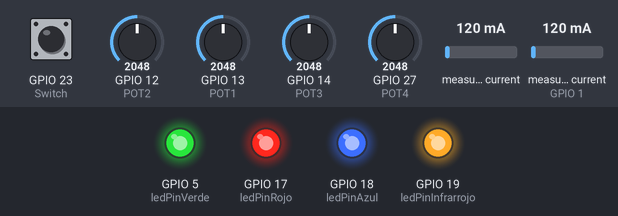
Bench run of a sketch on a simulated ESP32. Shown: output pins drawn as LEDs (lit = HIGH). The inputs (shaded band) are chosen by the test bench; at power-on: measured current 120 mA, measured current (sensor on GPIO 1) 120 mA, GPIO 23 (Switch) LOW, GPIO 12 (POT2) = 2048, GPIO 13 (POT1) = 2048, GPIO 14 (POT3) = 2048, GPIO 27 (POT4) = 2048. What the sketch prints to the serial monitor is not drawn.

Above: at 1.2 s.
1.3 s: measured current (sensor 0) set to 170 mA
At 3.02 s:
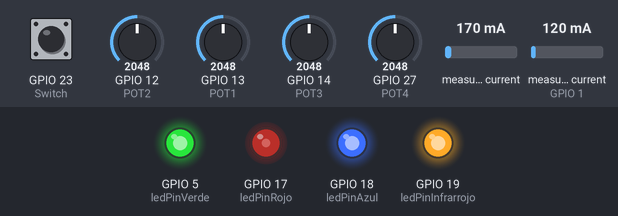
4.3 s: measured current (sensor on GPIO 1) set to 1000 mA
At 5.5 s:
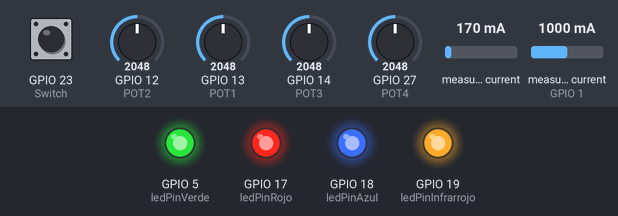
5.9 s: measured current (sensor on GPIO 1) set to 330 mA
At 7.76 s:
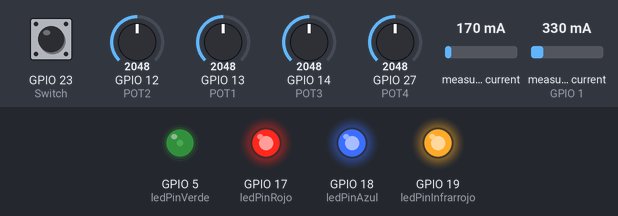
8.9 s: GPIO 23 (Switch) pulled HIGH for 0.15 s
Timing chart, 0 to 11.5 s (numbered marks = the images above; inputs shaded):
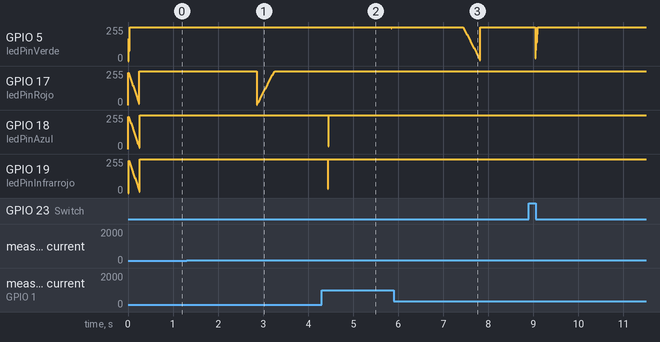

Measured:
- after the input at 4.3 s, GPIO 5 (ledPinVerde): 255/255 → 247/255 after 1.5 s, → 255/255 0.01 s later; GPIO 18 (ledPinAzul): 255/255 → 22/255 after 0.14 s, → 255/255 0.01 s later; GPIO 19 (ledPinInfrarrojo): 255/255 → 33/255 after 0.14 s, → 255/255 0.01 s later
- by itself, GPIO 18 (ledPinAzul), GPIO 19 (ledPinInfrarrojo): ramps from 255/255 to 10/255 and jumps back, once every 0.25 s

The sketch:

ControlCorrienteConPotenciometros_ESP32.ino
```cpp
#include "Wire.h"                      //libreria para comunicacion I2C
#include "Adafruit_INA219.h"           //Libreria del ina219

// La direccion de cada INA219 se ajusta soldando los pines A0 y A1, revisar hoja de datos del INA219

Adafruit_INA219 ina219Rojo;            //INA219 con direccion por defecto 0x40
Adafruit_INA219 ina219Azul(0x41);      //INA219 con direccion 0x41
Adafruit_INA219 ina219Verde(0x41);     //INA219 con direccion 0x44
Adafruit_INA219 ina219Infrarrojo(0x41);//INA219 con direccion 0x45

//Variables para el muestreo
unsigned int Ts=5000;//periodo de muestreo en [us]
unsigned int t, t0;

//Corrientes Maxima en [mA], no mayores al valor tipico de operacion
float CorrienteMaximaRojo=150;
float CorrienteMaximaAzul=150;
float CorrienteMaximaVerde=350;
float CorrienteMaximaInfrarrojo=150;

//Variables para almacenar valor de Corrientes deseadas en [mA], iniciados en el valor tipico de operacion
float CorrienteReferenciaRojo=150;
float CorrienteReferenciaAzul=150;
float CorrienteReferenciaVerde=350;
float CorrienteReferenciaInfrarrojo=150;

// Valores iniciales de PWM
float PWMRojo=65535;
float PWMAzul=65535;
float PWMVerde=65535;
float PWMInfrarrojo=65535;

//Pin donde sale la PWM
const int ledPinRojo = 17;
const int ledPinAzul = 18;
const int ledPinVerde = 5;
const int ledPinInfrarrojo = 19;

//Canales PWM
const int ledChannelRojo = 0;
const int ledChannelAzul = 1;
const int ledChannelVerde = 2;
const int ledChannelInfrarrojo = 3;

//PWM caracteristicas
const int freq = 5000;
const int resolution = 16;

//Variables para almacenar la corriente medida
float CorrienteMedidaRojo;
float CorrienteMedidaAzul;
float CorrienteMedidaVerde;
float CorrienteMedidaInfrarrojo;

//pin lectura potenciometros
const int POT1 = 13;  //Verde
const int POT2 = 12;  //Azul
const int POT3 = 14;  //Infrarrojo
const int POT4 = 27;  //Rojo

//Pin del Switch
const int Switch = 23;

//Variable para almacenar Corriente de referencia anterior
int CorrienteReferenciaRojoAnterior;
int CorrienteReferenciaAzulAnterior;
int CorrienteReferenciaVerdeAnterior;
int CorrienteReferenciaInfrarrojoAnterior;

//Variable timer interrupciones
hw_timer_t * timer = NULL;
bool a = 0;

//Función de interrupción
void IRAM_ATTR onTimer(){
  if(a){
    //Ciclo día
  CorrienteReferenciaRojo=CorrienteReferenciaRojoAnterior;
  CorrienteReferenciaAzul=CorrienteReferenciaAzulAnterior;
  CorrienteReferenciaVerde=CorrienteReferenciaVerdeAnterior;
  CorrienteReferenciaInfrarrojo=CorrienteReferenciaInfrarrojoAnterior;
    a = 0;
  }
  else{
    //Ciclo noche
    timerAlarmWrite(timer,86400000,true); //Se activa cada 12 horas
    CorrienteReferenciaRojoAnterior = CorrienteReferenciaRojo;
    CorrienteReferenciaAzulAnterior = CorrienteReferenciaAzul;
    CorrienteReferenciaVerdeAnterior = CorrienteReferenciaVerde;
    CorrienteReferenciaInfrarrojoAnterior = CorrienteReferenciaInfrarrojo;
    CorrienteReferenciaRojo = 0;
    CorrienteReferenciaAzul = 0;
    CorrienteReferenciaVerde = 0;
    CorrienteReferenciaInfrarrojo = 0;
    a = 1;
  }
}
void setup() {
  Serial.begin(115200);
  ina219Rojo.begin();       //Inicializa sensor con direccion 0x40
  ina219Azul.begin();       //Inicializa sensor con direccion 0x41
  ina219Verde.begin();      //Inicializa sensor con direccion 0x44
  ina219Infrarrojo.begin(); //Inicializa sensor con direccion 0x45

  //Ajusta el rango de medicion de los INA219 ya que no vamos a medir mas de 1A
  ina219Rojo.setCalibration_32V_1A();
  ina219Azul.setCalibration_32V_1A();
  ina219Verde.setCalibration_32V_1A();
  ina219Infrarrojo.setCalibration_32V_1A();

  t0=micros(); // inicia el contador

  //Ajuste de caracteristicas de PWM
  ledcSetup(ledChannelRojo, freq, resolution);
  ledcSetup(ledChannelAzul, freq, resolution);
  ledcSetup(ledChannelVerde, freq, resolution);
  ledcSetup(ledChannelInfrarrojo, freq, resolution);

  //Asignacion de canal a los pines
  ledcAttachPin(ledPinRojo, ledChannelRojo);
  ledcAttachPin(ledPinAzul, ledChannelAzul);
  ledcAttachPin(ledPinVerde, ledChannelVerde);
  ledcAttachPin(ledPinInfrarrojo, ledChannelInfrarrojo);

  //Switch para activar o desactivar los potenciometros
  pinMode(23,INPUT);

  //Inicializa el timer
  timer = timerBegin(1,40000,true); //Cuenta cada 500uS --> 1S = 2000 ticks
  timerAttachInterrupt(timer,&onTimer,true);
  timerAlarmWrite(timer,70200000,true); //Se activa cada 9 horas y 45 min
  timerAlarmEnable(timer);
  }

void loop() {
  //Activar potenciometros
  if (digitalRead(Switch) == HIGH && a == 0){
    CorrienteReferenciaRojo = map(analogRead(POT1),0,4095,0,CorrienteMaximaRojo);
    CorrienteReferenciaAzul = map(analogRead(POT2),0,4095,0,CorrienteMaximaAzul);
    CorrienteReferenciaVerde = map(analogRead(POT3),0,4095,0,CorrienteMaximaVerde);
    CorrienteReferenciaInfrarrojo = map(analogRead(POT4),0,4095,0,CorrienteMaximaInfrarrojo);
  }

    t=micros();
  if(t-t0>=Ts){

  CorrienteMedidaRojo = ina219Rojo.getCurrent_mA();
  PWMRojo= AjustarPWM(CorrienteReferenciaRojo,CorrienteMedidaRojo,PWMRojo);
  ledcWrite(ledChannelRojo,PWMRojo);
  Serial.print("Corriente Rojo:       "); Serial.print(CorrienteMedidaRojo); Serial.println(" mA");

  CorrienteMedidaAzul = ina219Azul.getCurrent_mA();
  PWMAzul= AjustarPWM(CorrienteReferenciaAzul,CorrienteMedidaAzul,PWMAzul);
  ledcWrite(ledChannelAzul,PWMAzul);
  Serial.print("Corriente Azul:       "); Serial.print(CorrienteMedidaAzul); Serial.println(" mA");

  CorrienteMedidaVerde = ina219Verde.getCurrent_mA();
  PWMVerde= AjustarPWM(CorrienteReferenciaVerde,CorrienteMedidaVerde,PWMVerde);
  ledcWrite(ledChannelVerde,PWMVerde);
  Serial.print("Corriente Verde:       "); Serial.print(CorrienteMedidaVerde); Serial.println(" mA");

  CorrienteMedidaInfrarrojo = ina219Infrarrojo.getCurrent_mA();
  PWMInfrarrojo= AjustarPWM(CorrienteReferenciaInfrarrojo,CorrienteMedidaInfrarrojo,PWMInfrarrojo);
  ledcWrite(ledChannelInfrarrojo,PWMInfrarrojo);
  Serial.print("Corriente Infrarrojo:       "); Serial.print(CorrienteMedidaInfrarrojo); Serial.println(" mA");

  t0=t;
  }

}

float AjustarPWM(float CorrienteReferencia, float CorrienteMedida, float PWM){

  float e=CorrienteReferencia-CorrienteMedida;
  float kp = 100;
  if(e!=0){ PWM=PWM-kp*e; }
  return PWM;

}
```
